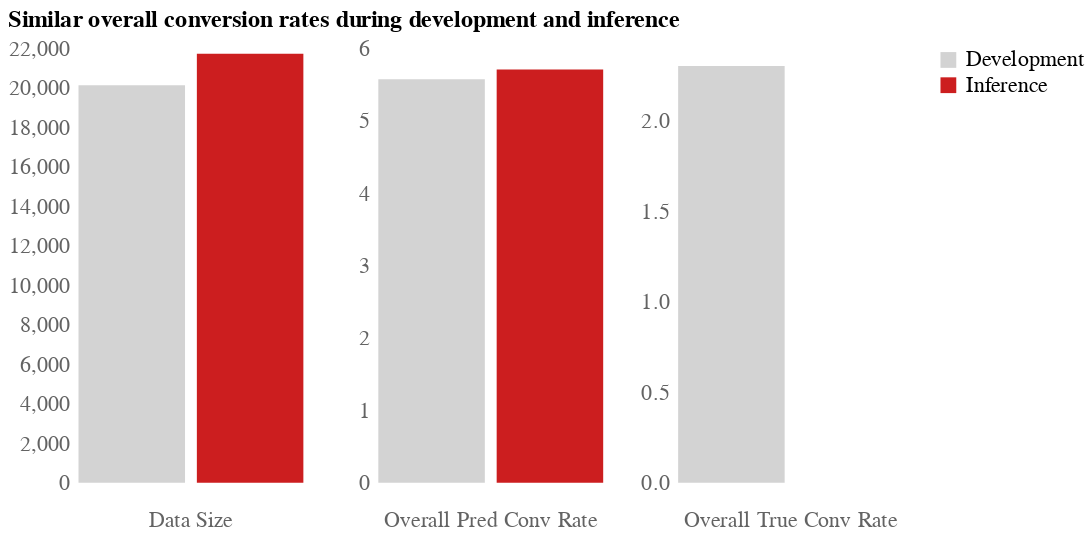

Here is the notebook cell this chart was saved with:
### Markdown cell above
Show plot comparing overall statistics

### Code cell
chart = dh.plot_repeated_column_grouped_bar_chart(
    df_hmap,
    xvar="data_type",
    yvar="value",
    color_by_col="data_type",
    col_var="var",
    bar_order=['Development', 'Inference'],
    bar_colors=['lightgrey', '#cc1e1f'],
    ptitle_str=(
        "Similar overall conversion rates during "
        "development and inference"
    ),
    tooltip=[
        alt.Tooltip('var:N', title='Metric'),
        alt.Tooltip('data_type:N', title='Type of Data'),
        alt.Tooltip('value:N', title='Value', format=",.2f"),
    ],
    axis_label_fontsize = 14,
    axis_title_fontsize = 15,
    show_title = True,
    fig_size=dict(width=150, height=275),
)
chart

### Figure 1 — Vega-Lite specification as saved in the notebook (floating-point values rounded to 4 significant figures)
{"config": {"view": {"continuousWidth": 300, "continuousHeight": 300, "strokeOpacity": 0}, "axis": {"grid": false, "labelColor": "#636363", "labelFontSize": 14}, "legend": {"labelFontSize": 14}}, "data": {"name": "data-0a556bbcce507802a9d53d8915f24408"}, "mark": {"type": "bar"}, "encoding": {"color": {"field": "data_type", "scale": {"domain": ["Development", "Inference"], "range": ["lightgrey", "#cc1e1f"]}, "title": null, "type": "nominal"}, "column": {"field": "var", "header": {"labelColor": "#636363", "labelFontSize": 14, "orient": "bottom"}, "title": null, "type": "nominal"}, "tooltip": [{"field": "var", "title": "Metric", "type": "nominal"}, {"field": "data_type", "title": "Type of Data", "type": "nominal"}, {"field": "value", "format": ",.2f", "title": "Value", "type": "nominal"}], "x": {"axis": {"domain": false, "labelAngle": 0, "labels": false, "ticks": false}, "field": "data_type", "title": null, "type": "nominal"}, "y": {"axis": {"domain": false, "ticks": false}, "field": "value", "title": null, "type": "quantitative"}}, "height": 275, "resolve": {"scale": {"y": "independent"}}, "title": {"text": "Similar overall conversion rates during development and inference", "anchor": "start", "fontSize": 15}, "width": 150, "$schema": "https://vega.github.io/schema/vega-lite/v5.8.0.json", "datasets": {"data-0a556bbcce507802a9d53d8915f24408": [{"maudience": null, "data_type": "Inference", "var": "Overall Pred Conv Rate", "value": 5.714}, {"maudience": null, "data_type": "Inference", "var": "Overall True Conv Rate", "value": 0.0}, {"maudience": null, "data_type": "Inference", "var": "Data Size", "value": 21750.0}, {"maudience": null, "data_type": "Development", "var": "Overall Pred Conv Rate", "value": 5.579}, {"maudience": null, "data_type": "Development", "var": "Overall True Conv Rate", "value": 2.306}, {"maudience": null, "data_type": "Development", "var": "Data Size", "value": 20160.0}]}}
